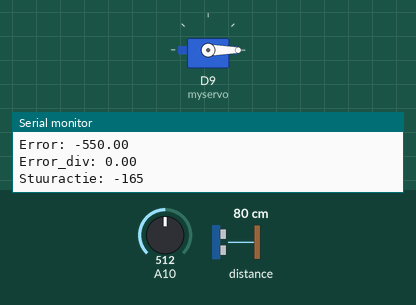
Recording of a program running on a simulated Arduino Due. Parts: servo, the last lines printed to the serial monitor. The inputs (shaded band) are chosen by the test bench; at power-on: distance to the obstacle 80 cm, A10 = 512 (analog values on the 0–1023 scale).

Above: at 1.2 s.
1.3 s: distance to the obstacle set to 18 cm
At 2.6 s:
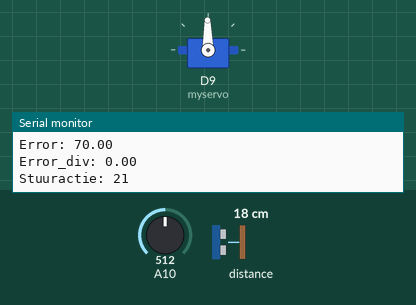
2.9 s: A10 set to 716
At 3.8 s:
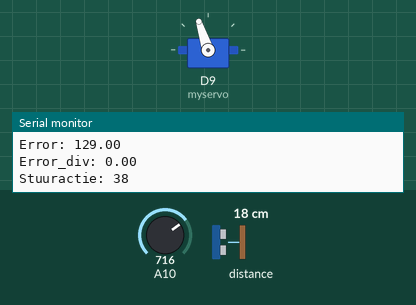
4.5 s: distance to the obstacle set to 9 cm
At 5.6 s:
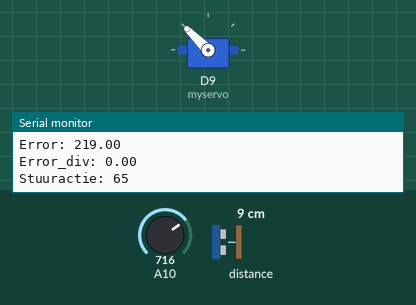
6.2 s: A10 set to 511
At 6.26 s:
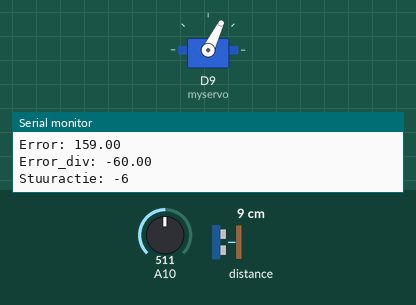
7.8 s: distance to the obstacle set to 35 cm
At 9.2 s:
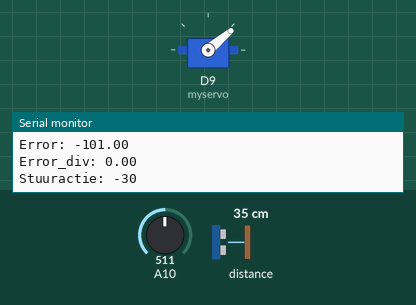
9.5 s: A10 set to 306
At 10.2 s:
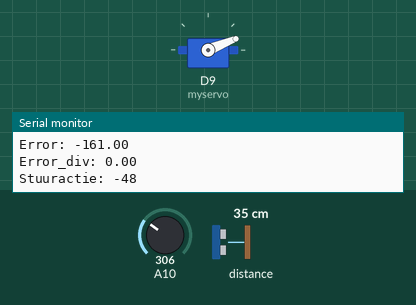
Timing chart, 0 to 12.1 s (numbered marks = the images above; inputs shaded):
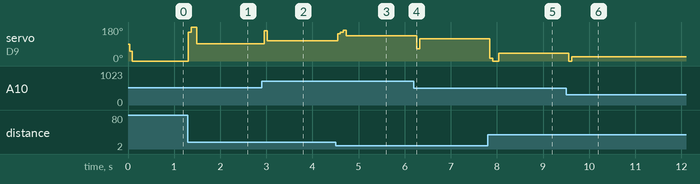

The program:

main.cpp
```cpp
/* This example shows how to use continuous mode to take
range measurements with the VL53L0X. It is based on
vl53l0x_ContinuousRanging_Example.c from the VL53L0X API.
The range readings are in units of mm. */

#include <Arduino.h>
#include <Wire.h>

#include <Servo.h>

#include "Adafruit_VL53L0X.h"

Adafruit_VL53L0X lox = Adafruit_VL53L0X();

VL53L0X_RangingMeasurementData_t measure;

Servo myservo;

const int arraySize = 3;
int measurementArray[arraySize] = {};
int arrayCounter = 0;
int tmp;

int movingAverage(){
	tmp = 0;
	lox.rangingTest(&measure, false);
	measurementArray[arrayCounter] = measure.RangeMilliMeter;
	arrayCounter += 1;
	if(arrayCounter >= arraySize){
		arrayCounter = 0;
	}
	for(int i = 0; i < arraySize; i++){
		tmp += measurementArray[i];
	}
	return tmp/arraySize;
}

float error = 0.0;
float error_sum = 0.0;
float error_div = 0.0;
float error_prev = 0.0;

float Kp = 0.3;
float Kd = 0.9;

float PID(int setpoint){
	error = setpoint - movingAverage();
	Serial.print("Error: ");
	Serial.println(error);
	error_div = error - error_prev;
	Serial.print("Error_div: ");
	Serial.println(error_div);
	int stuuractie = error * Kp + error_div * Kd;
	Serial.print("Stuuractie: ");
	Serial.println(stuuractie);
	error_prev = error;
	return stuuractie;
};

void setup() {
	Serial.begin(115200);
	myservo.attach(9);
	myservo.write(90);
	analogReadResolution(10);
	// wait until serial port opens for native USB devices
	while (! Serial) {
		delay(1);
	}

	Serial.println("Adafruit VL53L0X test");
	if (!lox.begin()) {
		Serial.println(F("Failed to boot VL53L0X"));
		while(1);
	}
	// power
	Serial.println(F("VL53L0X API Simple Ranging example\n\n"));

}

void loop() {
	int potPosition = map(analogRead(10), 0, 1023, 100, 400);
	int actie = PID(potPosition);

	// Serial.println(actie);
	myservo.write(actie + 70);
	delay(30);
};
```

Measured:
- after the input at 1.3 s, servo on D9 (myservo): 0° → 153° at once, → 180° 0.06 s later, → 91° 0.13 s later
- after the input at 2.9 s, servo on D9 (myservo): 91° → 161° after 0.06 s, → 108° 0.06 s later
- after the input at 4.5 s, servo on D9 (myservo): 108° → 144° at once, → 153° 0.06 s later, → 162° 0.06 s later, → 135° 0.06 s later
- after the input at 6.2 s, servo on D9 (myservo): 135° → 64° after 0.06 s, → 117° 0.06 s later
- after the input at 7.8 s, servo on D9 (myservo): 117° → 15° after 0.05 s, → 0° 0.06 s later, → 40° 0.13 s later
- after the input at 9.5 s, servo on D9 (myservo): 40° → 0° after 0.06 s, → 22° 0.06 s later
